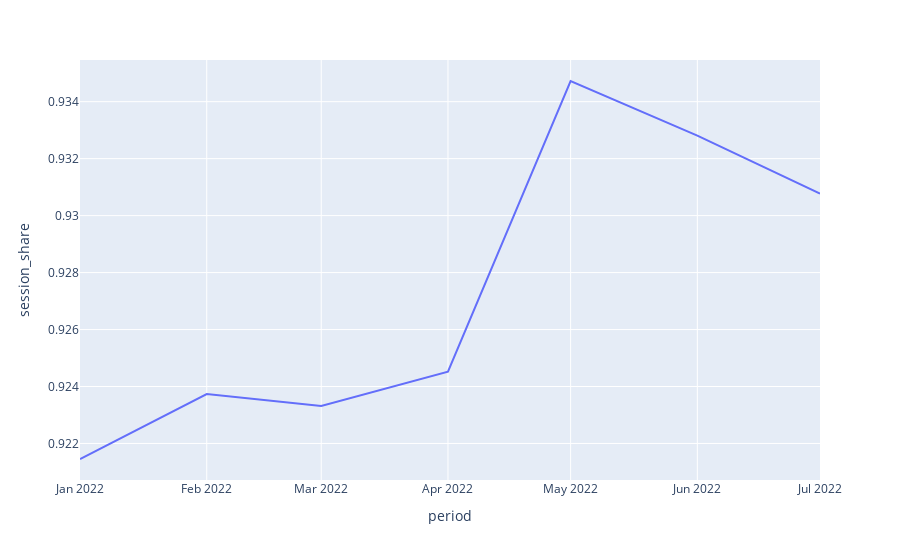

Notebook cell for this chart:
### Code cell
fig = px.line(d2, x='period', y='session_share')
fig.show()

### Figure 1 — Plotly figure (JSON) as saved in the notebook; plotly's stock layout.template omitted (floating-point values rounded to 4 significant figures)
{"data": [{"hovertemplate": "period=%{x}<br>session_share=%{y}<extra></extra>", "legendgroup": "", "line": {"color": "#636efa", "dash": "solid"}, "marker": {"symbol": "circle"}, "mode": "lines", "name": "", "orientation": "v", "showlegend": false, "type": "scatter", "x": ["2022-01-01", "2022-02-01", "2022-03-01", "2022-04-01", "2022-05-01", "2022-06-01", "2022-07-01"], "xaxis": "x", "y": [0.9215, 0.9237, 0.9233, 0.9245, 0.9347, 0.9328, 0.9308], "yaxis": "y"}], "layout": {"legend": {"tracegroupgap": 0}, "margin": {"t": 60}, "xaxis": {"anchor": "y", "domain": [0, 1], "title": {"text": "period"}}, "yaxis": {"anchor": "x", "domain": [0, 1], "title": {"text": "session_share"}}}}
